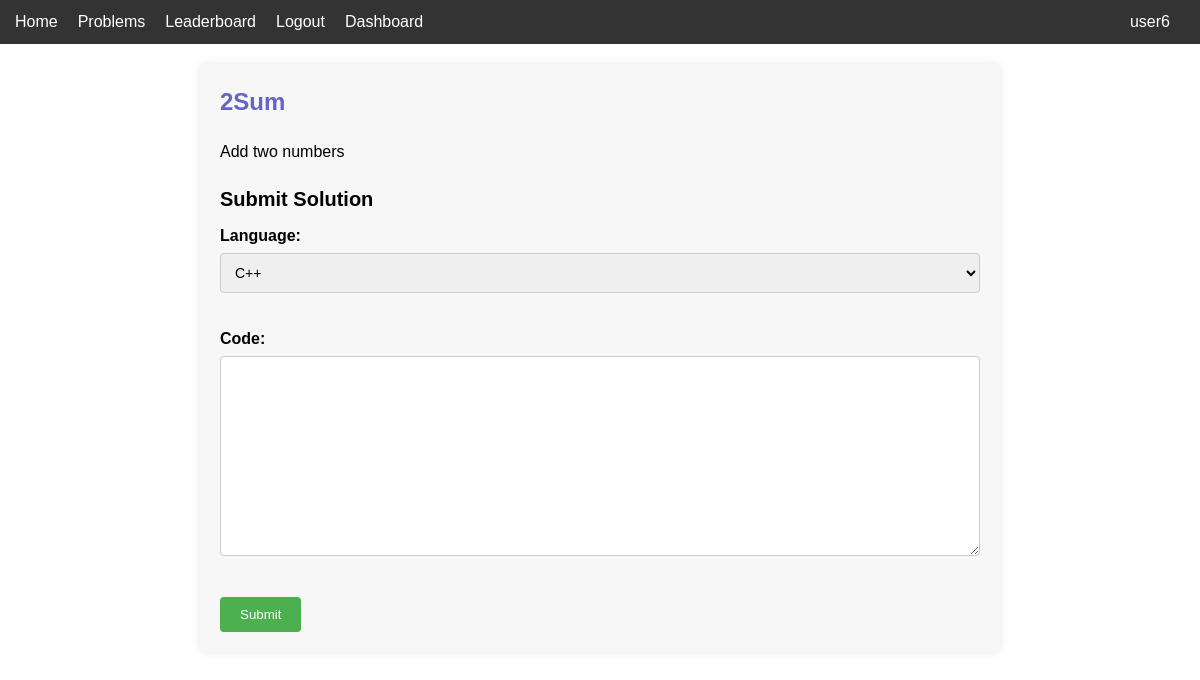
Page /problems/1/ (signed in) on the earlier database version.
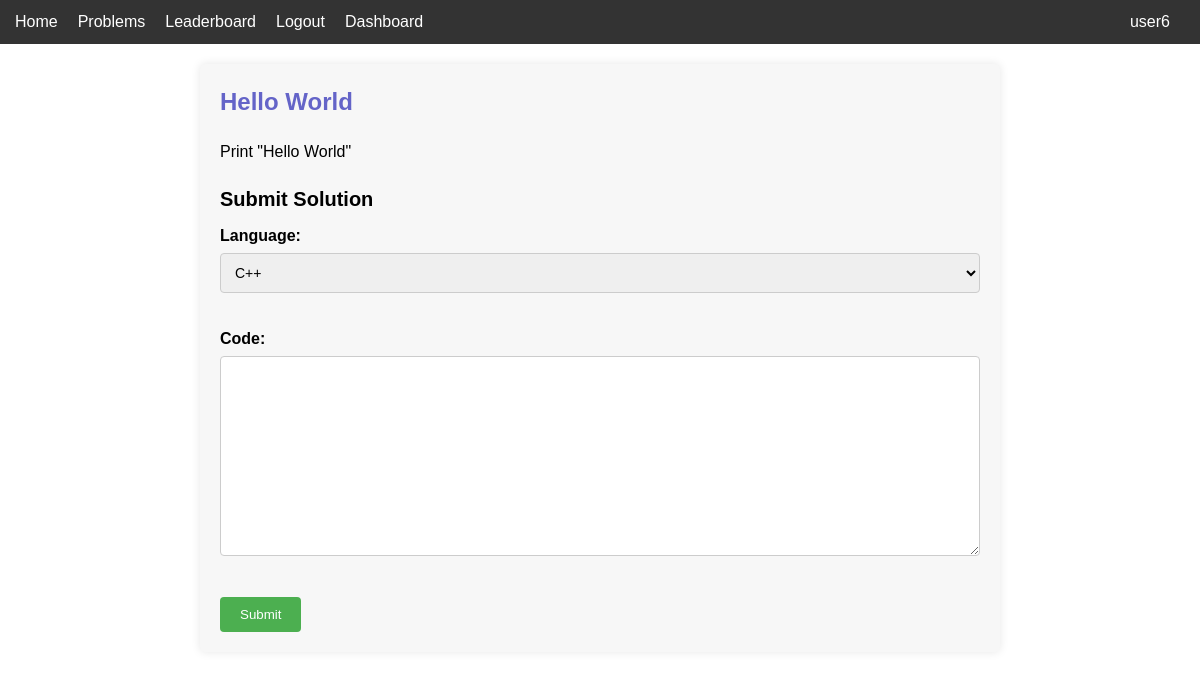
Same page on the later database version.
### judge/models.py (models this page shows, shortened)
class Problem(models.Model):
    DIFFICULTY_CHOICES = [('Easy', 'Easy'),('Medium', 'Medium'),('Hard', 'Hard'),] #(value ,human readable) value is used when querying
    title = models.CharField(max_length=255)
    statement = models.TextField()
    time_limit = models.IntegerField(default=2, help_text="in seconds")
    difficulty = models.CharField(max_length=10, choices=DIFFICULTY_CHOICES ,null=True)#null = True denotes we can hsve no value or null

### judge/views.py (the view)
# urls.py: path('problems/<int:problem_id>/', views.problem_description, name='problem_description'),
@login_required(redirect_field_name="login")
def problem_description(request, problem_id):
    problem = get_object_or_404(Problem, id=problem_id)
    return render(request, 'problem_description.html', {'problem': problem})

### judge/templates/problem_description.html (shortened to what this page needs)
{% extends 'base.html' %}
{%load static%}
{% block content %}
<link rel="stylesheet" href="{% static 'description.css' %}">
  <div class="problem-container">
    <h1 class="problem-title">{{ problem.title }}</h1>
    <p class="problem-statement">{{ problem.statement }}</p>
    <h3 class="solution-title">Submit Solution</h3>
    <form method="POST" action="{% url 'compile_code' problem.id %}" class="solution-form">
      <label for="language" class="form-label">Language:</label>
      <select name="language" id="language" class="form-select">
        <option value="C++">C++</option>
      </select>
      <br><br>
      <label for="code" class="form-label">Code:</label>
      <textarea name="code" id="code" rows="10" cols="50" class="form-textarea"></textarea>
      <br><br>
      <input type="submit" value="Submit" class="form-submit">
    </form>
  </div>
{% endblock %}

Differences in the rows shown:
changed Problem: title "2Sum" → "Hello World"; statement "Add two numbers" → "Print \"Hello World\""
